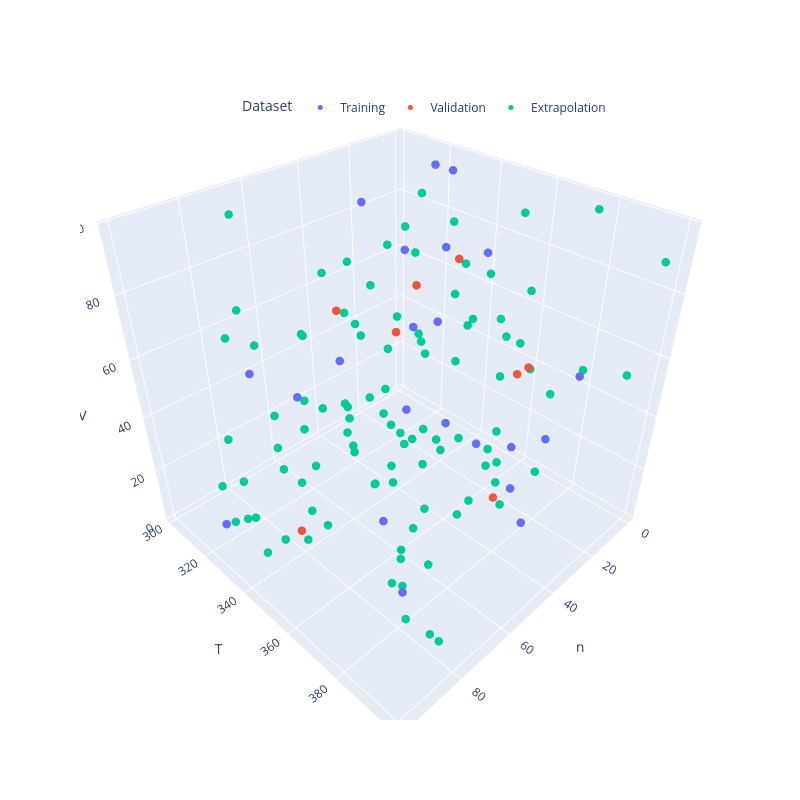

Source (notebook cell):
### Code cell
import plotly.express as px

fig = px.scatter_3d(
    df,
    x='n',
    y='T',
    z='V',
    color='Dataset'
)

fig.update_layout(width=800, height=800,legend=dict(orientation="h", x=0.25,y=0.95))
fig.update_traces(marker=dict(size=5))
